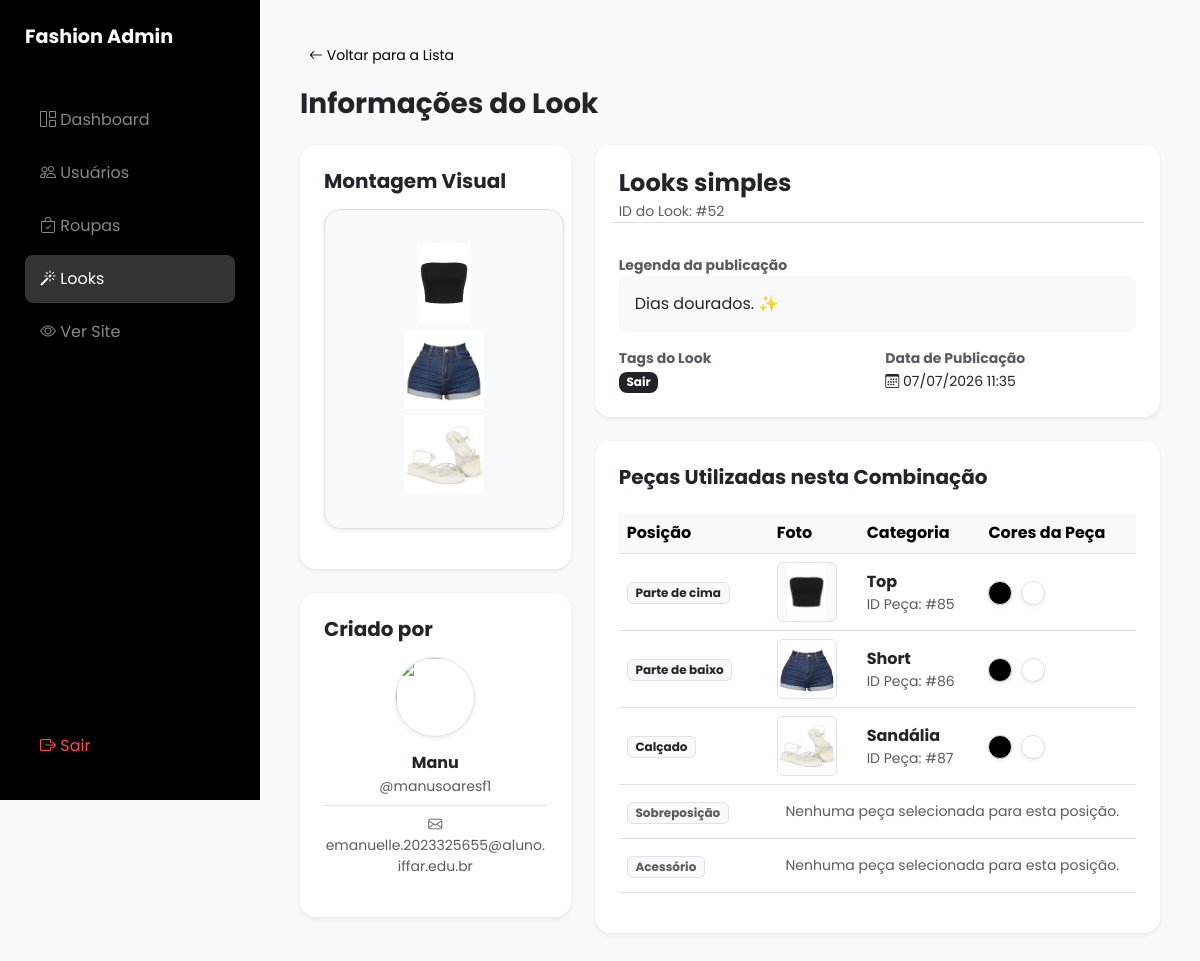
Page /TCC/admin/look_visualizar.php?id=52 (signed in) on the committed database.
### tables this page shows
CREATE TABLE IF NOT EXISTS `looks` (
  `id` int NOT NULL AUTO_INCREMENT,
  `idusuario` int NOT NULL,
  `nome` varchar(100) NOT NULL,
  `tags` text,
  `cores` varchar(255) DEFAULT NULL,
  `idroupa1` int DEFAULT NULL,
  `idroupa2` int DEFAULT NULL,
  `idroupa3` int DEFAULT NULL,
  `idroupa4` int DEFAULT NULL,
  `idroupa5` int DEFAULT NULL,
  `publicado` tinyint(1) NOT NULL DEFAULT '0',
  `legenda` varchar(255) DEFAULT NULL,
  `data_publicacao` datetime DEFAULT NULL,
  PRIMARY KEY (`id`),
  KEY `idusuario` (`idusuario`),
  KEY `idroupa1` (`idroupa1`),
  KEY `idroupa2` (`idroupa2`),
  KEY `idroupa3` (`idroupa3`),
  KEY `fk_looks_roupa5` (`idroupa5`),
  KEY `fk_looks_roupa4` (`idroupa4`)
);

CREATE TABLE IF NOT EXISTS `roupas` (
  `id` int NOT NULL AUTO_INCREMENT,
  `idusuario` int NOT NULL,
  `foto` varchar(255) NOT NULL,
  `cor1` varchar(20) DEFAULT NULL,
  `cor2` varchar(20) DEFAULT NULL,
  `idCategoria` int NOT NULL,
  `idEstacao` int DEFAULT NULL,
  `estacoes` varchar(255) DEFAULT NULL,
  `tags` text,
  PRIMARY KEY (`id`),
  KEY `idusuario` (`idusuario`),
  KEY `idCategoria` (`idCategoria`),
  KEY `fk_roupas_estacao` (`idEstacao`)
);

CREATE TABLE IF NOT EXISTS `usuarios` (
  `id` int NOT NULL AUTO_INCREMENT,
  `nome` varchar(100) NOT NULL,
  `nome_usuario` varchar(50) NOT NULL,
  `email` varchar(100) NOT NULL,
  `cpf` varchar(11) NOT NULL,
  `senha` varchar(255) NOT NULL,
  `token_redefinicao` varchar(255) DEFAULT NULL,
  `token_expires_at` datetime DEFAULT NULL,
  `foto` varchar(255) DEFAULT NULL,
  `telefone` varchar(20) DEFAULT NULL,
  `data_nascimento` date DEFAULT NULL,
  `nivel_acesso` enum('usuario','admin') NOT NULL DEFAULT 'usuario',
  PRIMARY KEY (`id`),
  UNIQUE KEY `nome_usuario` (`nome_usuario`),
  UNIQUE KEY `email` (`email`),
  UNIQUE KEY `cpf` (`cpf`)
);

CREATE TABLE IF NOT EXISTS `categorias` (
  `id` int NOT NULL AUTO_INCREMENT,
  `nome` varchar(50) NOT NULL,
  PRIMARY KEY (`id`)
);

### TCC/admin/look_visualizar.php (the view, shortened to what this page needs)
<?php
require_once("../conexao.php");
$id = intval($_GET['id']);
$sql_look = "SELECT l.*, u.nome as criador, u.nome_usuario, u.email, u.foto as foto_usuario
             FROM looks l
             LEFT JOIN usuarios u ON l.idusuario = u.id
             WHERE l.id = ?";
$stmt = $con->prepare($sql_look);
$stmt->bind_param("i", $id);
$stmt->execute();
$look = $stmt->get_result()->fetch_assoc();
$pecas = [];
$ids_roupas = array_filter([
    'Peça 1' => $look['idroupa1'],
    'Peça 2' => $look['idroupa2'],
    'Peça 3' => $look['idroupa3'],
    'Peça 4' => $look['idroupa4'] ?? null,
    'Peça 5' => $look['idroupa5'] ?? null
]);
if (!empty($ids_roupas)) {
    $ids_str = implode(',', $ids_roupas);
    $sql_roupas = "SELECT r.*, c.nome as categoria_nome
                   FROM roupas r
                   LEFT JOIN categorias c ON r.idCategoria = c.id
                   WHERE r.id IN ($ids_str)";
    $res_roupas = $con->query($sql_roupas);
    while ($roupa = $res_roupas->fetch_assoc()) {
        $pecas[$roupa['id']] = $roupa;
    }
}
$foto_user = (!empty($look['foto_usuario']) && file_exists("../assets/img/usuarios/" . $look['foto_usuario']))
    ? "../assets/img/usuarios/" . $look['foto_usuario']
    : "../assets/img/usuarios/default.jpg";
require_once("header_admin.php");
?>
<div class="mb-4">
    <a href="http://localhost/manu.Info31/TCC/admin/looks_lista.php" class="btn btn-light btn-sm mb-3"><i class="bi bi-arrow-left"></i> Voltar para a Lista</a>
    <h1 class="fw-bold h3">Informações do Look</h1>
</div>
<div class="row g-4">
    <div class="col-lg-4">
        <div class="card border-0 shadow-sm rounded-4 bg-white mb-4">
            <div class="card-body p-4 text-center">
                <h5 class="fw-bold mb-3 text-start">Montagem Visual</h5>
                <div class="look-preview-box shadow-sm">
                    <?php
                    $ordem_verticais = array_filter([$look['idroupa1'], $look['idroupa2'], $look['idroupa5'], $look['idroupa3']]);
                    foreach ($ordem_verticais as $id_p) {
                        if (isset($pecas[$id_p])) {
                            echo '<img src="../' . $pecas[$id_p]['foto'] . '" class="look-item-img" onerror="this.src=\'../assets/img/roupas/default.jpg\'">';
                        }
                    }
                    ?>
                </div>
            </div>
        </div>
        <div class="card border-0 shadow-sm rounded-4 bg-white">
            <div class="card-body p-4 text-center">
                <h5 class="fw-bold mb-3 text-start">Criado por</h5>
                <img src="<?= $foto_user ?>" class="rounded-circle border shadow-sm mb-3" style="width: 80px; height: 80px; object-fit: cover;" onerror="this.src='../assets/img/usuarios/default.jpg'">
                <h6 class="fw-bold mb-1"><?= htmlspecialchars($look['criador'] ?? 'Visitante') ?></h6>
                <p class="text-muted small mb-0">@<?= htmlspecialchars($look['nome_usuario'] ?? 'anonimo') ?></p>
                <p class="text-muted small border-top pt-2 mt-2"><i class="bi bi-envelope"></i> <?= htmlspecialchars($look['email'] ?? 'N/A') ?></p>
            </div>
        </div>
    </div>
    <div class="col-lg-8">
        <div class="card border-0 shadow-sm rounded-4 bg-white mb-4">
            <div class="card-body p-4">
                <h4 class="fw-bold text-dark mb-1"><?= htmlspecialchars($look['nome'] ?? 'Look sem nome') ?></h4>
                <p class="text-muted small mb-3">ID do Look: #<?= $look['id'] ?></p>
                <div class="row g-3 border-top pt-3">
                    <div class="col-12">
                        <label class="fw-bold text-muted small d-block">Legenda da publicação</label>
                        <p class="bg-light p-3 rounded-3 text-dark mb-0 italic-text">
                            <?= !empty($look['legenda']) ? htmlspecialchars($look['legenda']) : '<em>Nenhuma legenda informada pelo usuário.</em>' ?>
                        </p>
                    </div>
                    <div class="col-md-6">
                        <label class="fw-bold text-muted small d-block">Tags do Look</label>
                        <?php if(!empty($look['tags'])): ?>
                            <?php foreach(explode(',', $look['tags']) as $tag): ?>
                                <span class="badge bg-dark rounded-3 me-1"><?= htmlspecialchars(trim($tag)) ?></span>
                            <?php endforeach; ?>
                        <?php else: ?>
                            <span class="text-muted small">Nenhuma tag</span>
                        <?php endif; ?>
                    </div>
                    <div class="col-md-6">
                        <label class="fw-bold text-muted small d-block">Data de Publicação</label>
                        <span class="text-dark small">
                            <i class="bi bi-calendar3"></i>
                            <?= !empty($look['data_publicacao']) ? date('d/m/Y H:i', strtotime($look['data_publicacao'])) : 'Não publicado' ?>
                        </span>
                    </div>
                </div>
            </div>
        </div>
        <div class="card border-0 shadow-sm rounded-4 bg-white">
            <div class="card-body p-4">
                <h5 class="fw-bold mb-4">Peças Utilizadas nesta Combinação</h5>
                <div class="table-responsive">
                    <table class="table align-middle">
                        <thead class="table-light">
                            <tr>
                                <th style="width: 150px;">Posição</th>
                                <th style="width: 90px;">Foto</th>
                                <th>Categoria</th>
                                <th>Cores da Peça</th>
                            </tr>
                        </thead>
                        <tbody>
                            <?php
                            $label_peca1 = 'Parte de cima';
                            $posicoes = [
                                'idroupa1' => $label_peca1,
                                'idroupa2' => 'Parte de baixo',
                                'idroupa3' => 'Calçado',
                                'idroupa4' => 'Sobreposição',
                                'idroupa5' => 'Acessório'
                            ];
                            foreach ($posicoes as $campo => $label):
                                $id_roupa = $look[$campo];
                                if (!empty($id_roupa) && isset($pecas[$id_roupa])):
                                    $item = $pecas[$id_roupa];
                            ?>
                                <tr>
                                    <td>
                                        <span class="badge <?= $label === 'Corpo Inteiro' ? 'bg-dark text-white' : 'bg-light text-dark' ?> border">
                                            <?= $label ?>
                                        </span>
                                    </td>
                                    <td>
                                        <img src="../<?= $item['foto'] ?>" class="border rounded-2 bg-light" style="width: 60px; height: 60px; object-fit: contain;" onerror="this.src='../assets/img/roupas/default.jpg'">
                                    </td>
                                    <td>
                                        <span class="fw-bold text-dark"><?= htmlspecialchars($item['categoria_nome'] ?? 'Sem Categoria') ?></span>
                                        <small class="text-muted d-block">ID Peça: #<?= $item['id'] ?></small>
                                    </td>
                                    <td>
                                        <?php if(!empty($item['cor1'])): ?>
                                            <span class="color-circle shadow-sm" style="background-color: <?= $item['cor1'] ?>;" title="<?= $item['cor1'] ?>"></span>
                                        <?php endif; ?>
                                        <?php if(!empty($item['cor2'])): ?>
                                            <span class="color-circle shadow-sm ms-1" style="background-color: <?= $item['cor2'] ?>;" title="<?= $item['cor2'] ?>"></span>
                                        <?php endif; ?>
                                    </td>
                                </tr>
                            <?php else: ?>
                                <tr>
                                    <td><span class="badge bg-light text-muted border"><?= $label ?></span></td>
                                    <td colspan="3" class="text-muted small italic-text text-center py-3">
                                        <?php
                                        if ($campo === 'idroupa2' && $label_peca1 === 'Corpo Inteiro') {
                                            echo 'Não necessária (Utilizando uma peça de corpo inteiro).';
                                        } else {
                                            echo 'Nenhuma peça selecionada para esta posição.';
                                        }
                                        ?>
                                    </td>
                                </tr>
                            <?php endif; ?>
                            <?php endforeach; ?>
                        </tbody>
                    </table>
                </div>
            </div>
        </div>
    </div>
</div>
<?php require_once("footer_admin.php"); ?>

### TCC/admin/css/estilo_admin.css (style rules this page uses)
body { font-family: 'Poppins', sans-serif; background: #f8f9fa; margin: 0; }

### TCC/admin/look_visualizar.php (style rules this page uses)
.look-preview-box { display: flex; flex-direction: column; align-items: center; justify-content: center; height: 320px; width: 240px; background-color: #f8f9fa; padding: 15px; position: relative; border-radius: 16px; border: 1px solid #dee2e6; margin: 0 auto; }
.look-preview-box .look-item-img { max-width: 90%; max-height: 80px; object-fit: contain; margin: 3px 0; }
.color-circle { width: 24px; height: 24px; border-radius: 50%; display: inline-block; border: 1px solid #dee2e6; vertical-align: middle; }

### rows in the picture
looks: idroupa1.foto (picture), idroupa2.foto (picture), idroupa3.foto (picture), idusuario.nome "Manu", idusuario.nome_usuario "manusoaresf1", idusuario.email "emanuelle.2023325655@aluno.iffar.edu.br", nome "Looks simples", id "52", legenda "Dias dourados. ✨", tags "Sair", data_publicacao "07/07/2026 11:35", idroupa1.nome "Top", idroupa1 "85", idroupa2.nome "Short", idroupa2 "86", idroupa3.nome "Sandália", idroupa3 "87"

### other values in the picture
$label "Parte de cima"
$label "Parte de baixo"
$label "Calçado"
$label "Sobreposição"
$label "Acessório"
